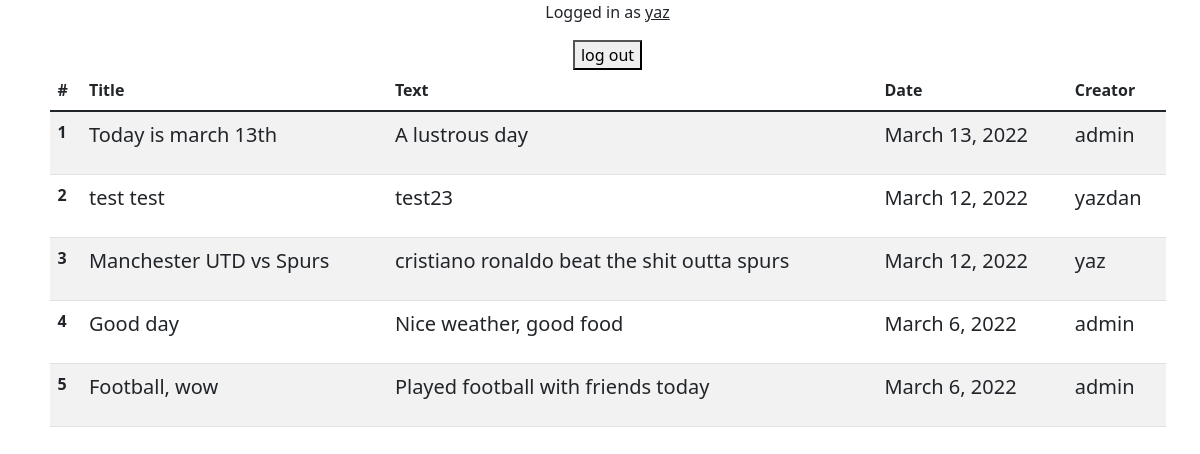
/activities/home (signed in), run on the app's committed database.
### activities/models.py (models this page shows, shortened)
class CustomUser(AbstractUser):
    username = models.CharField(max_length=40, unique=True)
    email = models.EmailField(unique=True)
    birth_date = models.DateField(null=True)
    phone_number = models.IntegerField(null=True)
    def __str__(self):
        return self.username

class Post(models.Model):
    title = models.CharField(max_length = 255)
    text = models.CharField(max_length = 255 * 4)
    made_by = models.ForeignKey(CustomUser, on_delete=models.CASCADE)
    posted = models.DateField(default = timezone.now)

### activities/views.py (the view)
# urls.py: 2. Add a URL to urlpatterns:  path('', views.home, name='home')
def home(request):
    posts = Post.objects.all().order_by('-posted')
    list1 = [2,3]
    return render(request, 'activities/home.html', {'posts': posts})

### activities/templates/activities/home.html (shortened to what this page needs)
{% extends 'activities/base.html' %}
{% load static %}
{% block head %}
    <link rel="stylesheet" href="{% static 'css/activities.css' %}">
{% endblock %}
{% block content %}
<table class="table table-striped">
  <thead>
    <tr>
      <th scope="col">#</th>
      <th scope="col">Title</th>
      <th scope="col">Text</th>
      <th scope="col">Date</th>
      <th scope="col">Creator</th>
    </tr>
  </thead>
  <tbody>
    {% for post in posts%}
    <tr>
      <th scope="row">{{ forloop.counter }}</th>
      <td><p class="lead">{{post.title}}</p></td>
      <td><p class="lead">{{post.text}}</p></td>
      <td><p class="lead">{{post.posted}}</p></td>
      <td><p class="lead">{{post.made_by}}</p></td>
    </tr>
    {% endfor %}
  </tbody>
</table>
{% endblock %}

### activities/templates/activities/base.html (shortened to what this page needs)
<!doctype html>
<html lang="en">
  <head>
    {% block head%}{% endblock%}
    <link href="https://cdn.jsdelivr.net/npm/bootstrap@5.1.3/dist/css/bootstrap.min.css" rel="stylesheet">
  </head>
  <body>
    <div class="container">
      <div class="row">
        {% if user.is_authenticated %}
        <center><p>Logged in as <u>{{ user.username }}</u></p></center>
      </div>
      <div class="row">
        <form align="center" action="{% url 'logout' %}" method="POST">
          <button type="submit">log out</button>
        </form>
      </div>
      {% endif %}
    <div>
    {% block content%}{% endblock %}
  </body>
</html>

### activities/static/activities/css/activities.css (style rules this page uses)
body { padding-left: 15px; }

### data on the page
CustomUser: username "yaz"
Post: title "Today is march 13th", text "A lustrous day", posted "March 13, 2022", made_by "admin"
Post: title "test test", text "test23", posted "March 12, 2022", made_by "yazdan"
Post: title "Manchester UTD vs Spurs", text "cristiano ronaldo beat the shit outta spurs", posted "March 12, 2022", made_by "yaz"
Post: title "Good day", text "Nice weather, good food", posted "March 6, 2022", made_by "admin"
Post: title "Football, wow", text "Played football with friends today", posted "March 6, 2022", made_by "admin"
